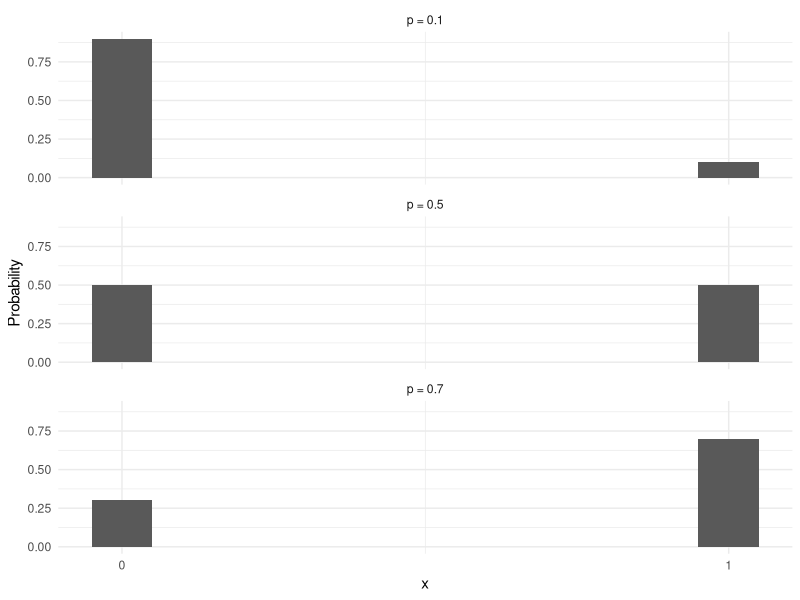
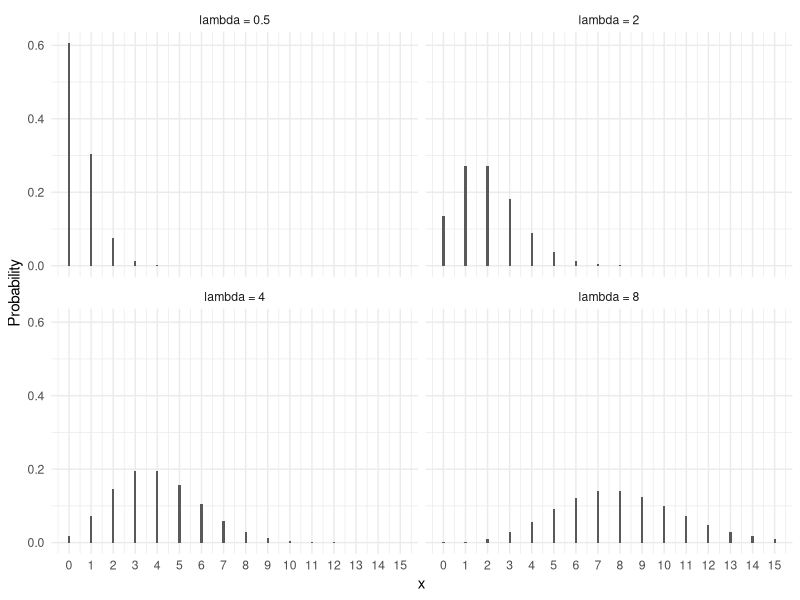
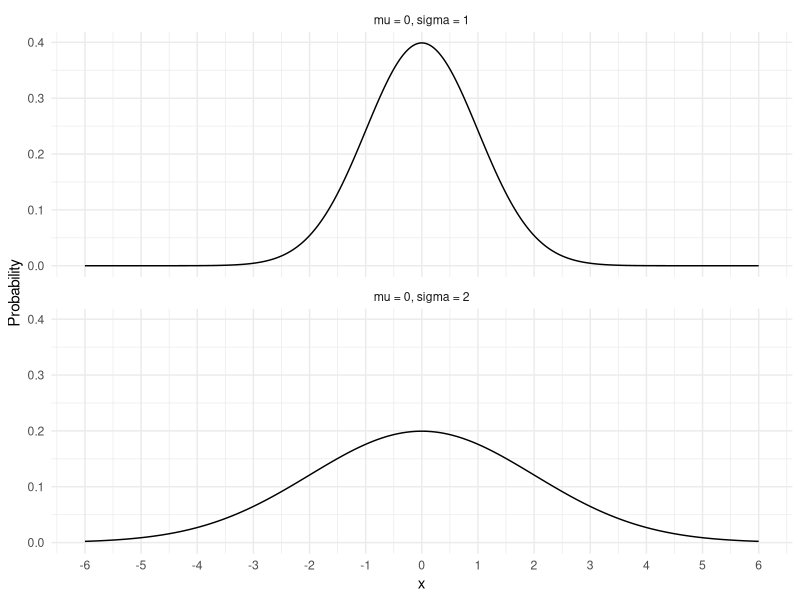
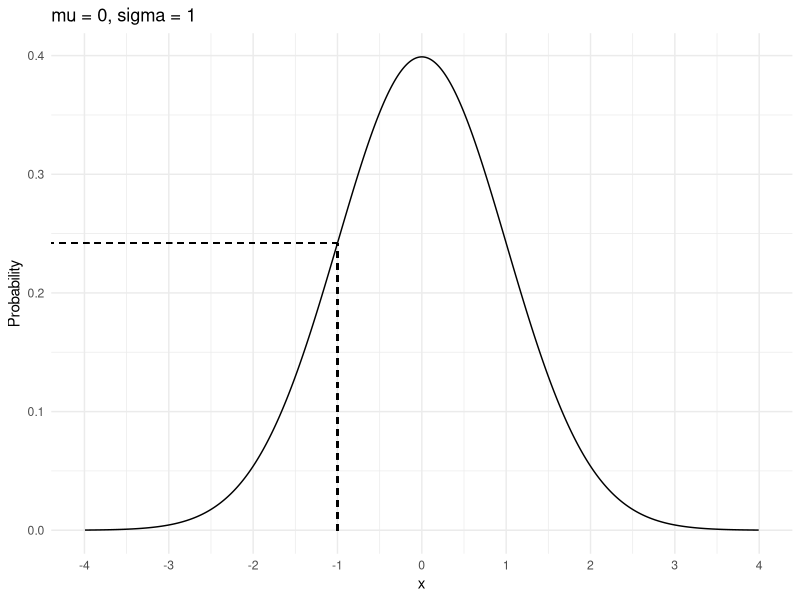
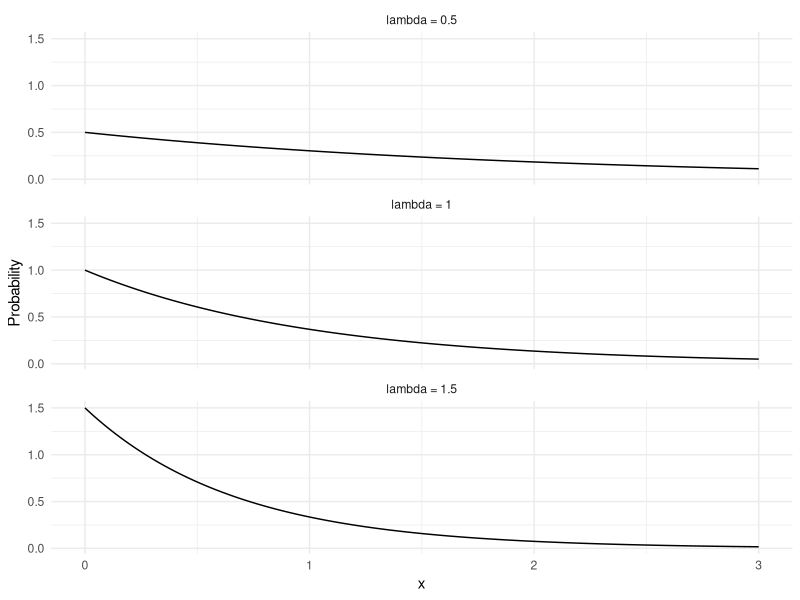
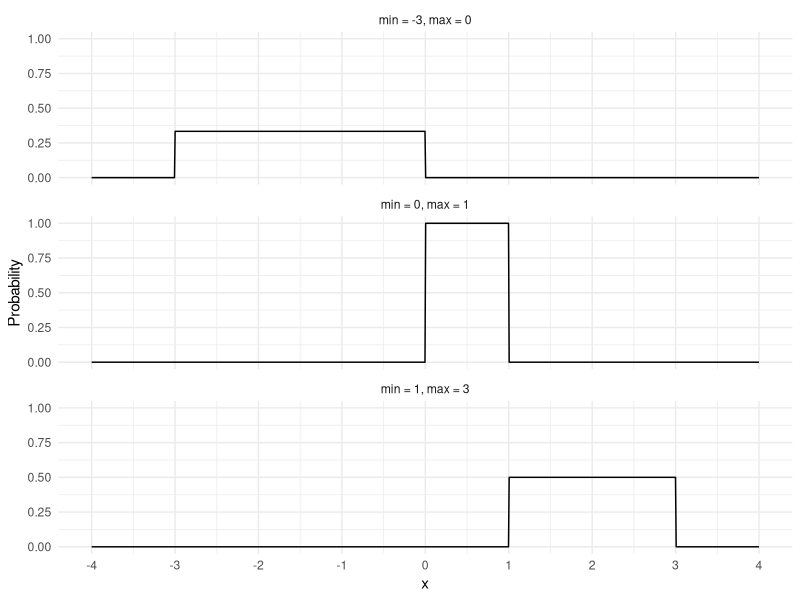
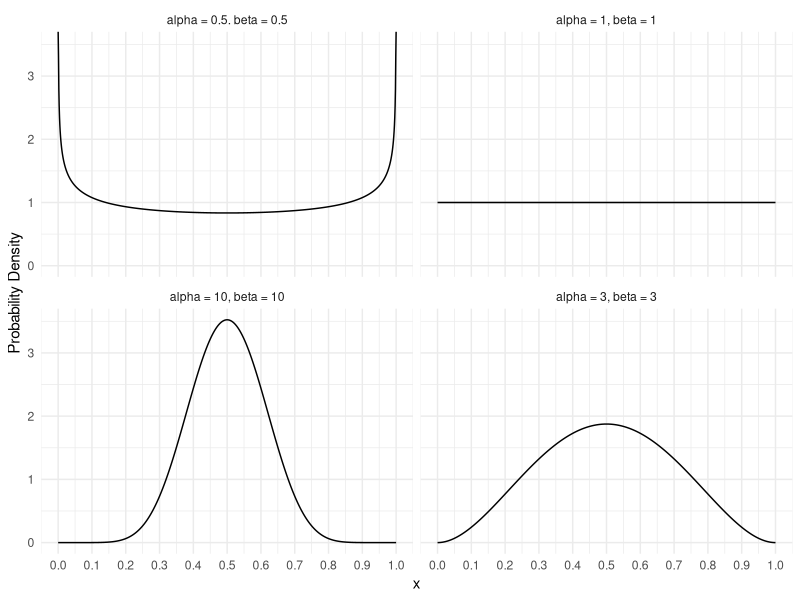
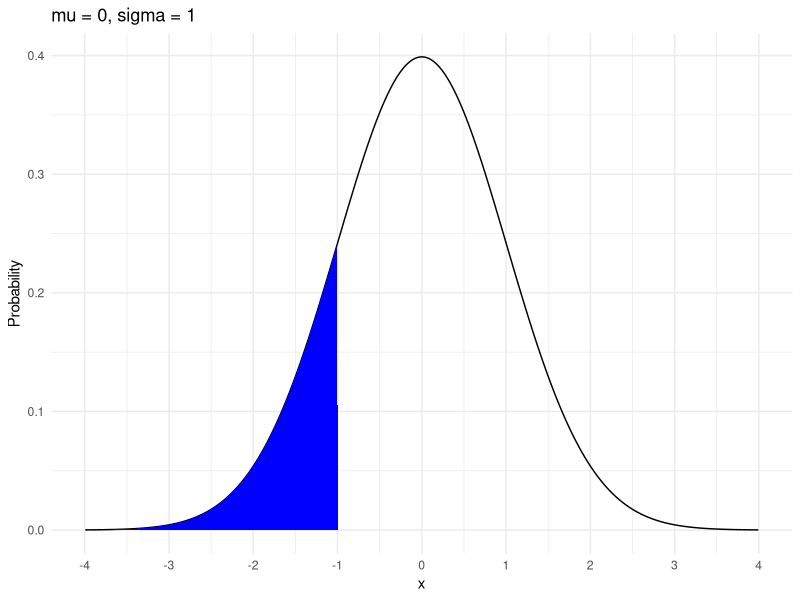

These charts were generated, in order, by the following R code:
## ---- chunk 1
library(tidyverse)
## ---- chunk 2
df <- tibble(groups = c("p = 0.1", "p = 0.5", "p = 0.7"),
             probs = c(0.1, 0.5, 0.7)) |> 
  crossing(x = c(0, 1)) |> 
  mutate(d = dbinom(x = x, size = 1, prob = probs))

bernoulli_pmf <- ggplot(df) +
  aes(x = x, y = d) +
  geom_bar(stat = "identity", width = .1) +
  labs(y = "Probability") +
  scale_x_continuous(breaks = 0:1) +
  facet_wrap(~ groups, nrow = 3) +
  theme_minimal()

bernoulli_pmf
## ---- chunk 3
dbinom(x = 0, size = 1, p = 0.1)
## ---- chunk 4
df <- tibble(groups = c("lambda = 0.5", "lambda = 2", "lambda = 4", "lambda = 8"),
             lambda = c(0.5, 2, 4, 8)) |> 
  crossing(x = 0:15) |> 
  mutate(d = dpois(x = x, lambda = lambda))

poisson_pmf <- ggplot(df) +
  aes(x = x, y = d) +
  geom_bar(stat = "identity", width = 0.1) +
  labs(y = "Probability") +
  scale_x_continuous(breaks = 0:15) +
  facet_wrap(~ groups) +
  theme_minimal()

poisson_pmf
## ---- chunk 5
dpois(x = 0, lambda = 0.5)
## ---- chunk 6
df <- tibble(groups = c("mu = 0, sigma = 1",
                        "mu = 0, sigma = 2"),
             mu = c(0, 0),
             sigma = c(1, 2)) |> 
  crossing(x = seq(from = -6, to = 6, length.out = 1000)) |> 
  mutate(d = dnorm(x = x, mean = mu, sd = sigma))

normal_pdf <- ggplot(df) +
  aes(x = x, y = d) +
  geom_line() +
  labs(y = "Probability") +
  scale_x_continuous(breaks = -6:6) +
  facet_wrap(~groups, nrow = 2) +
  theme_minimal()

normal_pdf
## ---- chunk 7
std_normal_pdf <- ggplot(df |> filter(groups == "mu = 0, sigma = 1",
                                      abs(x) <= 4)) +
  aes(x = x, y = d) +
  geom_line() +
  labs(y = "Probability", title = "mu = 0, sigma = 1") +
  scale_x_continuous(breaks = -4:4) +
  theme_minimal()

std_normal_pdf +
  geom_segment(x = -5, y = dnorm(-1),
               xend = -1, yend = dnorm(-1),
               linetype = "dashed") +
  geom_segment(x = -1, y = 0,
               xend = -1, yend = dnorm(-1),
               linetype = "dashed")
## ---- chunk 8
dnorm(x = 1, mean = 0, sd = 1)
## ---- chunk 9
df <- tibble(groups = c("lambda = 0.5",
                        "lambda = 1",
                        "lambda = 1.5"),
             lambda = c(0.5, 1, 1.5)) |> 
  crossing(x = seq(from = 0, to = 3, length.out = 1000)) |> 
  mutate(d = dexp(x = x, rate = lambda))

exponential_pdf <- ggplot(df) +
  aes(x = x, y = d) +
  geom_line() +
  labs(y = "Probability") +
  scale_x_continuous(breaks = 0:3) +
  facet_wrap(~groups, nrow = 3) +
  theme_minimal()

exponential_pdf
## ---- chunk 10
df <- tibble(groups = c("min = 0, max = 1",
                        "min = -3, max = 0",
                        "min = 1, max = 3"),
             mins = c(0, -3, 1),
             maxes = c(1, 0, 3)) |> 
  crossing(x = seq(from = -4, to = 4, length.out = 1000)) |> 
  mutate(d = dunif(x = x, min = mins, max = maxes))

uniform_pdf <- ggplot(df) +
  aes(x = x, y = d) +
  geom_line() +
  labs(y = "Probability") +
  scale_x_continuous(breaks = -4:4) +
  facet_wrap(~groups, nrow = 3) +
  theme_minimal()

uniform_pdf
## ---- chunk 11
df <- tibble(groups = c("alpha = 0.5. beta = 0.5",
                        "alpha = 1, beta = 1",
                        "alpha = 3, beta = 3",
                        "alpha = 10, beta = 10"),
             alpha = c(.75, 1, 3, 10),
             beta = c(.75, 1, 3, 10)) |> 
  crossing(x = seq(from = 0, to = 1, length.out = 1000)) |> 
  mutate(d = dbeta(x = x, shape1 = alpha, shape2 = beta))

beta_pdf <- ggplot(df) +
  aes(x = x, y = d) +
  geom_line() +
  labs(y = "Probability Density") +
  scale_x_continuous(breaks = seq(0, 1, by = 0.1)) +
  facet_wrap(~groups) +
  theme_minimal()

beta_pdf
## ---- chunk 12
std_normal_pdf +
  geom_area(aes(fill = x < -1)) +
  scale_fill_manual(values = c("transparent", "blue"), breaks = NULL)
## ---- chunk 13
df <- tibble(x = seq(-4, 4, length.out = 1000)) |> 
  mutate(p = pnorm(x, mean = 0, sd = 1))

std_normal_cdf <- ggplot(df) +
  aes(x = x, y = p) +
  geom_line() +
  scale_x_continuous(breaks = -4:4) +
  labs(y = "Cumulative Probability",
       title = "CDF for Normal(0, 1)") +
  theme_minimal()

std_normal_cdf
## ---- chunk 14
std_normal_cdf +
  geom_segment(x = 0, y = 0,
               xend = 0, yend = pnorm(0),
               linetype = "dashed") +
  geom_segment(x = -4, y = pnorm(0),
               xend = 0, yend = pnorm(0),
               linetype = "dashed")
## ---- chunk 15
std_normal_cdf +
  geom_segment(x = 0, y = 0,
               xend = 0, yend = pnorm(0),
               linetype = "dashed") +
  geom_segment(x = -4, y = pnorm(0),
               xend = 0, yend = pnorm(0),
               linetype = "dashed") +
  geom_segment(x = 2, y = 0,
               xend = 2, yend = pnorm(2),
               linetype = "dashed") +
  geom_segment(x = -4, y = pnorm(2),
               xend = 2, yend = pnorm(2),
               linetype = "dashed") +
  geom_segment(x = -2, y = pnorm(2),
               xend = -2, yend = pnorm(0),
               arrow = arrow(length = unit(0.03, "npc")))
## ---- chunk 16
pnorm(0, mean = 0, sd = 1)
## ---- chunk 17
pnorm(1, mean = 0, sd = 1) - pnorm(-1, mean = 0, sd = 1)
## ---- chunk 18
std_normal_pdf +
  geom_area(aes(fill = x < -1), alpha = 0.25) +
  geom_area(aes(fill = x < 1), alpha = 0.5) +
  scale_fill_manual(values = c("transparent", "blue"), breaks = NULL)
## ---- chunk 19
df <- tibble(q = seq(0, 1, length.out = 1000)) |> 
  mutate(x = qnorm(q, 0, 1))

std_normal_quantiles <- ggplot(df) + 
  aes(x = q, y = x) +
  geom_line() +
  labs(x = "Percentile", y = "Value") +
  theme_minimal()
std_normal_quantiles
## ---- chunk 20
qnorm(.99, mean = 0, sd = 1)
